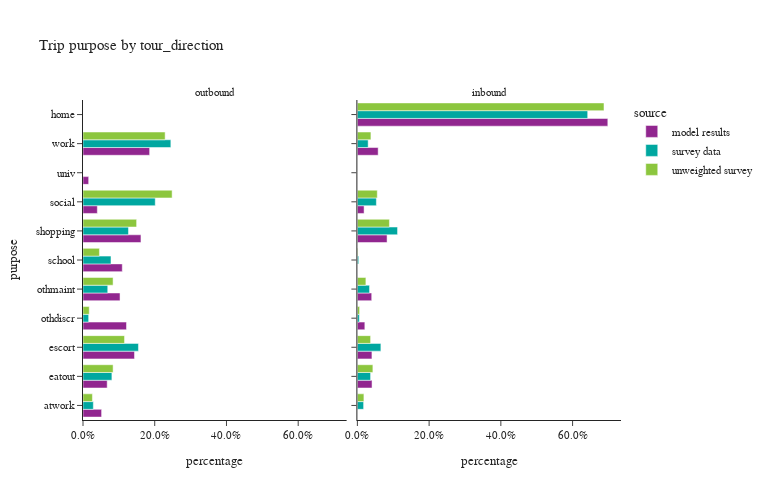

Notebook cell for this chart:
### Markdown cell above
- removed survey trips with no matching tours

### Code cell
df_plot = trip_wTour.groupby(['source','tour_direction','purpose'])['trip_weight'].sum().reset_index()
df_plot['percentage'] = df_plot.groupby(['source','tour_direction'], group_keys=False)['trip_weight']. \
    apply(lambda x: x / float(x.sum()))

fig = px.bar(df_plot,
             x="percentage", y="purpose", color="source",barmode="group",
             facet_col='tour_direction', facet_col_wrap=2, orientation='h',
             category_orders={"tour_direction": ["outbound", "inbound"]},
             title="Trip purpose by " + 'tour_direction')
fig.for_each_annotation(lambda a: a.update(text = a.text.split("=")[-1]))
fig.update_layout(height=500, width=770)
fig.for_each_xaxis(lambda a: a.update(tickformat = ".1%"))
fig.update_yaxes()
fig.show()

### Figure 1 — Plotly figure (JSON) as saved in the notebook; plotly's stock layout.template omitted (floating-point values rounded to 4 significant figures)
{"data": [{"alignmentgroup": "True", "hovertemplate": "source=model results<br>tour_direction=outbound<br>percentage=%{x}<br>purpose=%{y}<extra></extra>", "legendgroup": "model results", "marker": {"color": "#91268F", "pattern": {"shape": ""}}, "name": "model results", "offsetgroup": "model results", "orientation": "h", "showlegend": true, "textposition": "auto", "type": "bar", "x": [0.05185, 0.06741, 0.1436, 0.1213, 0.1032, 0.1095, 0.1616, 0.03996, 0.01581, 0.1858], "xaxis": "x", "y": ["atwork", "eatout", "escort", "othdiscr", "othmaint", "school", "shopping", "social", "univ", "work"], "yaxis": "y"}, {"alignmentgroup": "True", "hovertemplate": "source=model results<br>tour_direction=inbound<br>percentage=%{x}<br>purpose=%{y}<extra></extra>", "legendgroup": "model results", "marker": {"color": "#91268F", "pattern": {"shape": ""}}, "name": "model results", "offsetgroup": "model results", "orientation": "h", "showlegend": false, "textposition": "auto", "type": "bar", "x": [0.04088, 0.04056, 0.6983, 0.02081, 0.03997, 0.08278, 0.01869, 0.0001199, 0.05794], "xaxis": "x2", "y": ["eatout", "escort", "home", "othdiscr", "othmaint", "shopping", "social", "univ", "work"], "yaxis": "y2"}, {"alignmentgroup": "True", "hovertemplate": "source=survey data<br>tour_direction=outbound<br>percentage=%{x}<br>purpose=%{y}<extra></extra>", "legendgroup": "survey data", "marker": {"color": "#00A7A0", "pattern": {"shape": ""}}, "name": "survey data", "offsetgroup": "survey data", "orientation": "h", "showlegend": true, "textposition": "auto", "type": "bar", "x": [0.02884, 0.08057, 0.1546, 0.01581, 0.06898, 0.07804, 0.1268, 0.2014, 0.2449], "xaxis": "x", "y": ["atwork", "eatout", "escort", "othdiscr", "othmaint", "school", "shopping", "social", "work"], "yaxis": "y"}, {"alignmentgroup": "True", "hovertemplate": "source=survey data<br>tour_direction=inbound<br>percentage=%{x}<br>purpose=%{y}<extra></extra>", "legendgroup": "survey data", "marker": {"color": "#00A7A0", "pattern": {"shape": ""}}, "name": "survey data", "offsetgroup": "survey data", "orientation": "h", "showlegend": false, "textposition": "auto", "type": "bar", "x": [0.01737, 0.03684, 0.06556, 0.6421, 0.005437, 0.03393, 0.00369, 0.112, 0.05297, 0.03006], "xaxis": "x2", "y": ["atwork", "eatout", "escort", "home", "othdiscr", "othmaint", "school", "shopping", "social", "work"], "yaxis": "y2"}, {"alignmentgroup": "True", "hovertemplate": "source=unweighted survey<br>tour_direction=outbound<br>percentage=%{x}<br>purpose=%{y}<extra></extra>", "legendgroup": "unweighted survey", "marker": {"color": "#8CC63E", "pattern": {"shape": ""}}, "name": "unweighted survey", "offsetgroup": "unweighted survey", "orientation": "h", "showlegend": true, "textposition": "auto", "type": "bar", "x": [0.02628, 0.08393, 0.1158, 0.01737, 0.08387, 0.0458, 0.1495, 0.2485, 0.229], "xaxis": "x", "y": ["atwork", "eatout", "escort", "othdiscr", "othmaint", "school", "shopping", "social", "work"], "yaxis": "y"}, {"alignmentgroup": "True", "hovertemplate": "source=unweighted survey<br>tour_direction=inbound<br>percentage=%{x}<br>purpose=%{y}<extra></extra>", "legendgroup": "unweighted survey", "marker": {"color": "#8CC63E", "pattern": {"shape": ""}}, "name": "unweighted survey", "offsetgroup": "unweighted survey", "orientation": "h", "showlegend": false, "textposition": "auto", "type": "bar", "x": [0.01821, 0.04322, 0.03682, 0.6876, 0.006166, 0.02373, 0.001745, 0.08929, 0.05549, 0.03775], "xaxis": "x2", "y": ["atwork", "eatout", "escort", "home", "othdiscr", "othmaint", "school", "shopping", "social", "work"], "yaxis": "y2"}], "layout": {"annotations": [{"font": {}, "showarrow": false, "text": "outbound", "x": 0.245, "xanchor": "center", "xref": "paper", "y": 1.0, "yanchor": "bottom", "yref": "paper"}, {"font": {}, "showarrow": false, "text": "inbound", "x": 0.755, "xanchor": "center", "xref": "paper", "y": 1.0, "yanchor": "bottom", "yref": "paper"}], "barmode": "group", "height": 500, "legend": {"title": {"text": "source"}, "tracegroupgap": 0}, "title": {"text": "Trip purpose by tour_direction"}, "width": 770, "xaxis": {"anchor": "y", "domain": [0.0, 0.49], "tickformat": ".1%", "title": {"text": "percentage"}}, "xaxis2": {"anchor": "y2", "domain": [0.51, 1.0], "matches": "x", "tickformat": ".1%", "title": {"text": "percentage"}}, "yaxis": {"anchor": "x", "domain": [0.0, 1.0], "title": {"text": "purpose"}}, "yaxis2": {"anchor": "x2", "domain": [0.0, 1.0], "matches": "y", "showticklabels": false}}}
